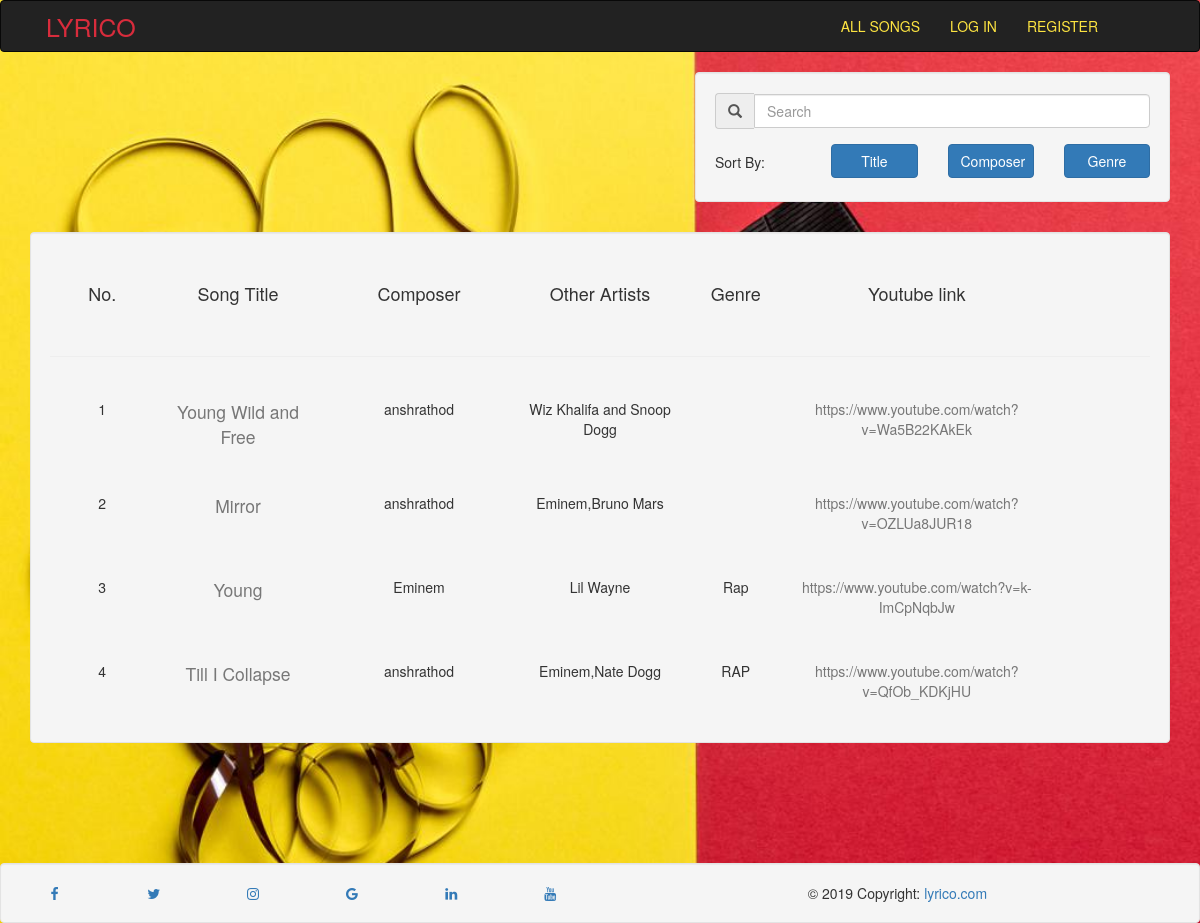
Page /songs/list on the committed database.
### songs/models.py (models this page shows, shortened)
class Song(models.Model):
    title = models.CharField(max_length=100)
    lyrics = models.TextField()
    composer = models.CharField(max_length=100)
    featuring = models.TextField(blank=True)
    album = models.CharField(max_length=100)
    img = models.ImageField(upload_to='cover_pic/')
    link =  models.CharField(max_length=1000)  # embed link
    ytlink = models.CharField(max_length=1000 ,default='')
    genre = models.CharField(max_length=100,blank=True)
    audio = models.FileField(upload_to='audio/',default='')

### songs/views.py (the view, shortened to what this page needs)
# urls.py: path('songs/list',sviews.list,name='songs-listsongs'),
def list(request):
	songs = Song.objects.all()
	searchterm=''
	songz = zip(songs,range(len(songs)+1)[1:])
	context = {'searchterm': searchterm,'songs':songz}
	return render(request, 'songs/listview.html', context)

### songs/templates/songs/listview.html (shortened to what this page needs)
<!DOCTYPE html>
<html lang="en">
<head>
    {% load staticfiles %}
    <link rel="stylesheet" href="https://maxcdn.bootstrapcdn.com/bootstrap/3.3.6/css/bootstrap.min.css">
    <link rel="stylesheet" href="https://cdnjs.cloudflare.com/ajax/libs/font-awesome/4.7.0/css/font-awesome.min.css">
</head>
<body>
    <nav class="navbar navbar-inverse fixed">
        <div class="row">
            <div class="float-lef">
                <div class="navbar-header">
                    <a class="navbar-brand" href="{% url 'songs-home'%}"><d style="color:#d82c3c;font-size:25px;padding-left: 50% ">LYRICO</d></a>
                </div>
            </div>
            <div style="float:right;padding-right: 5%;margin-right:2%">
                <div class="collapse navbar-collapse" id="topNavBar">
                    <ul class="nav navbar-nav">
                        <li><a style="color:#fde441" href="{% url 'songs-listsongs'%}">ALL SONGS</a></li>
                        {% if user.is_authenticated %}
                            <li><a style="color:#fde441" href="{% url 'songs-profile'%}">Welcome,{{user}}</a></li>
                            <li><a style="color:#fde441" href="{% url 'songs-logout'%}">LOG OUT</a></li>
                        {% else %}
                        <li><a style="color:#fde441" href="{% url 'songs-login'%}">LOG IN</a></li>
                        <li><a style="color:#fde441" href="{% url 'songs-signup'%}">REGISTER</a></li>
                        {% endif %}
                    </ul>
                </div>
            </div>
        </div>
    </nav>
<div class="container">
<div id="songs">
	<div class="well col-md-5"style="float: right;">
    <div class="form-group">
      <div class="input-group">
      <span class="input-group-addon glyphicon glyphicon-search"></span>
        <input class="search col-md-12 form-control " style="margin-top:0.5%" placeholder="Search"/>
      </div>
    </div>
    <div class="row">
      <p class="col-md-3 col-sm-3" style="margin-top:2%">Sort By:</p>
      <div class="col-md-3 col-sm-2"><button class="sort btn btn-primary btn-block" style="margin-top:1%" data-sort="title">Title</button></div>
      <div class="col-md-3 col-sm-2"><button class="sort btn btn-primary btn-block" style="margin-top:1%" data-sort="composer">Composer</button></div>
      <div class="col-md-3 col-sm-2"><button class="sort btn btn-primary btn-block" style="margin-top:1%" data-sort="genre">Genre</button></div>
    </div>
  </div>
	<br><br><br><br><br>
	<br><br><br>
  <div class="well">
    <div class="row" style="padding:2%;">
      <div class="col-md-1 col-sm-4 col-xs-4 col-lg-1 text text-center"><h4>No.</h4></div>
      <div class="col-md-2 col-sm-4 col-xs-4 col-lg-2 text text-center"><h4>Song Title</h4></div>
      <div class="col-md-2 col-sm-4 col-xs-4 col-lg-2 text text-center"><h4>Composer</h4> </div>
      <div class="col-md-2 col-sm-4 col-xs-4 col-lg-2 text text-center"><h4>Other Artists</h4></div>
      <div class="col-md-1 col-sm-2 col-xs-2 col-lg-1 text text-center"><h4>Genre</h4></div>
      <div class="col-md-3 col-sm-6 col-xs-6 col-lg-3 text text-center"><h4>Youtube link </h4></div>
    </div>
    <hr>
    <div class="list">
      {% for song,range in songs %}
        <div class="row" style="padding : 2%;">
          <div class="col-md-1 col-sm-4 col-xs-4 col-lg-1 text text-center">
            <span class="id">{{range }}</span>
          </div>
          <div class="col-md-2 col-sm-4 col-xs-4 col-lg-2 text text-center " >
            <a href="{% url 'songs-details' song.id %}">
              <span class="title text text-muted" style="font-size:125%;color:blck;">{{ song.title }}</span>
            </a>
          </div>
          <div class="col-md-2 col-sm-4 col-xs-4 col-lg-2 text text-center">
            <span class="composer">{{ song.composer }}</span>
          </div>
          <div class="col-md-2 col-sm-4 col-xs-4 col-lg-2 text text-center featuring">
            <p class="featuring mr-2">{{ song.featuring }}</p>
          </div>
          <div class="col-md-1 col-sm-2 col-xs-2 col-lg-1 text text-center">
            <span class="genre">{{ song.genre }}</span>
          </div>
          <div class="col-md-3 col-sm-6 col-xs-6 col-lg-3 text text-center">
            <a class='ytlink text text-muted' href="{{ song.ytlink }}" >{{ song.ytlink }}</a>
          </div>
        </div>
      {% empty %}
      <div class="alert alert-danger">
        <strong><h3>NO SUCH SONG EXIST!</h3></strong>
        <p>None of our songs contain <strong>{{ searchterm }}</strong>.</p>
      </div>
      {% endfor %}
    </div>
  </div>
</div>
</div>
</body>
<footer class="foooter" >
        <div class="well">
            <div class="row">
                <div class="col-md-1 col-sm-1 col-xs-1 col-lg-1">
                  <a href="#" class="fa fa-facebook"></a>
                </div>
                <div class="col-md-1 col-sm-1 col-xs-1 col-lg-1">
                  <a href="#" class="fa fa-twitter"></a>
                </div>
                <div class="col-md-1 col-sm-1 col-xs-1 col-lg-1">
                  <a href="#" class="fa fa-instagram"></a>
                </div>
                <div class="col-md-1 col-sm-1 col-xs-1 col-lg-1">
                    <a href="#" class="fa fa-google"></a>
                </div>
                <div class="col-md-1 col-sm-1 col-xs-1 col-lg-1">
                    <a href="#" class="fa fa-linkedin"></a>
                </div>
                <div class="col-md-1 col-sm-1 col-xs-1 col-lg-1">
                    <a href="#" class="fa fa-youtube"></a>
                </div>
              <div class="col-md-6 col-sm-6 col-xs-6 col-lg-6  text-center">
                © 2019 Copyright:
                <a href="">lyrico.com</a>
              </div>
            </div>
        </div>
</footer>
</html>

### songs/templates/songs/listview.html (style rules this page uses)
body { background-image : url("/media/background_1200.jpg") ; background-size: cover; background-repeat: repeat; overflow-x :hidden; }
.foooter { position:relative; left: 0%; bottom: 0%; width: 100%; text-align: center; margin-top:10%; }
.well { margin-bottom:0%; }

### rows in the picture
Song: range "1", title "Young Wild and Free", composer "anshrathod", featuring "Wiz Khalifa and Snoop Dogg", ytlink "https://www.youtube.com/watch?v=Wa5B22KAkEk"
Song: range "2", title "Mirror", composer "anshrathod", featuring "Eminem,Bruno Mars", ytlink "https://www.youtube.com/watch?v=OZLUa8JUR18"
Song: range "3", title "Young", composer "Eminem", featuring "Lil Wayne", genre "Rap", ytlink "https://www.youtube.com/watch?v=k-ImCpNqbJw"
Song: range "4", title "Till I Collapse", composer "anshrathod", featuring "Eminem,Nate Dogg", genre "RAP", ytlink "https://www.youtube.com/watch?v=QfOb_KDKjHU"
